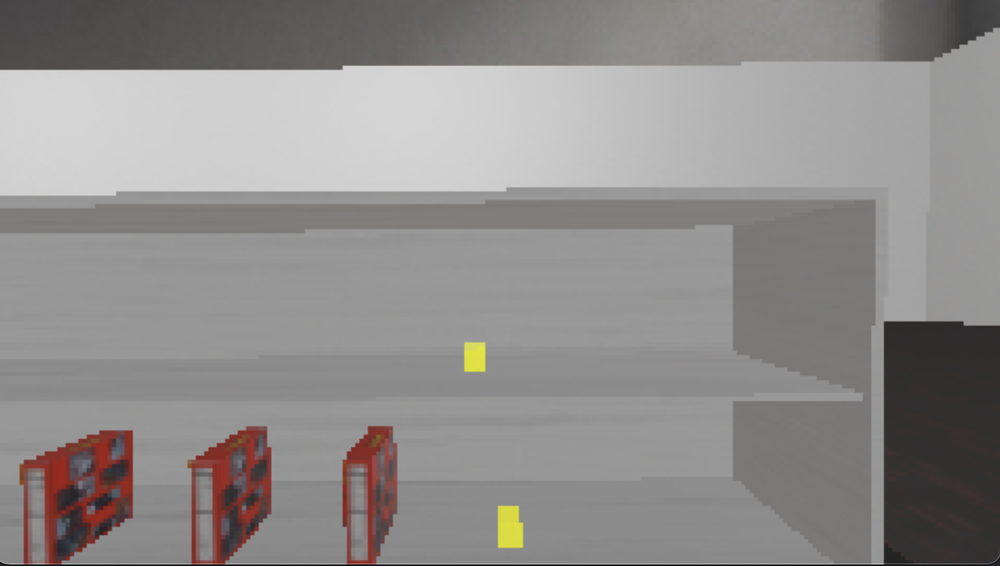
#> input picture controllers/grocery_shopper/fixedImages/shelf.png, 1000 x 566 px, shrunk from 1430 x 810 before the run; its folder holds 4 pictures in this run
$ python extract_alpha.py
#> lines starting #> are read from the running program, lines starting #| are printed output that depends on the picture; after the words box and inside, x2 and y2 are one past the last pixel; in counts of white or black regions, pixels touching at a corner belong together
import cv2
import numpy as np
import os
import glob

def extract_yellow_alpha(image_path):
    """Loads an image, extracts bright yellow areas, and saves the alpha mask."""
    # Define the bright yellow color range in HSV
    # Using the range from vision.py: {'lower1': np.array([20, 140, 140]), 'upper1': np.array([35, 255, 255])}
    lower_yellow = np.array([20, 140, 140])
    upper_yellow = np.array([35, 255, 255])

    # Load the image
    img = cv2.imread(image_path)
#> img is the input picture: shape (566, 1000, 3); mean B, G, R 140.1, 141.1, 144
    if img is None:
        print(f"Error: Could not load image {image_path}")
        return

    # Convert the image from BGR to HSV
    hsv = cv2.cvtColor(img, cv2.COLOR_BGR2HSV)
#> hsv: shape (566, 1000, 3); mean H, S, V 15.3, 8.8, 144

    # Create a mask for the yellow color
    mask = cv2.inRange(hsv, lower_yellow, upper_yellow)
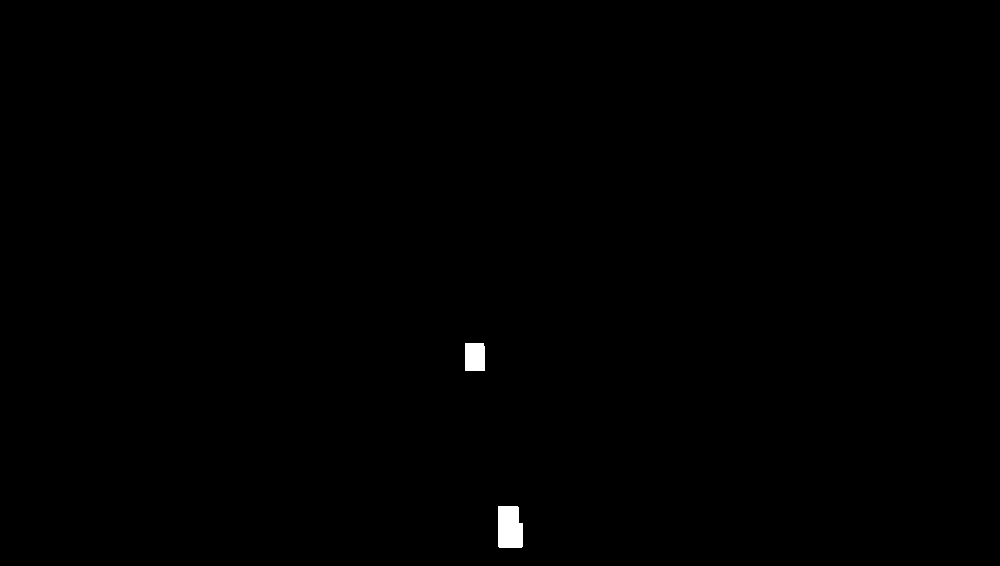
#> mask: shape (566, 1000); 0.27% white; 2 white regions, box (x1, y1, x2, y2) and area: (498, 506, 523, 548) 979, (465, 343, 485, 371) 557

    # Generate the output filename
    directory = os.path.dirname(image_path)
    base_name = os.path.basename(image_path)
    name, ext = os.path.splitext(base_name)
    output_filename = os.path.join(directory, f"{name}_alpha{ext}")

    # Save the alpha mask
    cv2.imwrite(output_filename, mask)
    print(f"Saved alpha mask to {output_filename}")

if __name__ == "__main__":
    # Get the directory where the script is located
    script_dir = os.path.dirname(os.path.abspath(__file__))

    # Find all shelf*.png images in the script's directory
    image_pattern = os.path.join(script_dir, "shelf*.png")
    image_paths = glob.glob(image_pattern)

    if not image_paths:
        print(f"No images matching '{image_pattern}' found.")
    else:
        print(f"Found images: {image_paths}")
        for img_path in image_paths:
            # Exclude any previously generated alpha masks
            if "_alpha" not in img_path:
                extract_yellow_alpha(img_path)
#> pass 2 of the loop `for img_path in image_paths:`:
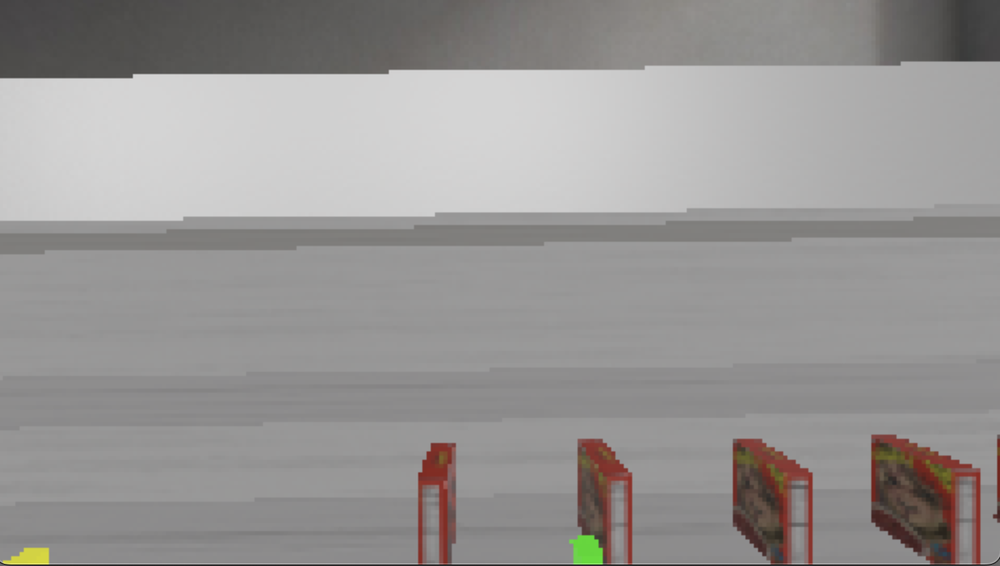
#> input picture controllers/grocery_shopper/fixedImages/shelf2.png, 1000 x 566 px, shrunk from 1430 x 810 before the run
#> in extract_yellow_alpha, img is the input picture: shape (566, 1000, 3); mean B, G, R 148.7, 149.8, 152
#> hsv: shape (566, 1000, 3); mean H, S, V 15.1, 7.7, 152.2
#> in extract_yellow_alpha (call 2), `mask = cv2.inRange(hsv, lower_yellow, upper_yellow)`:
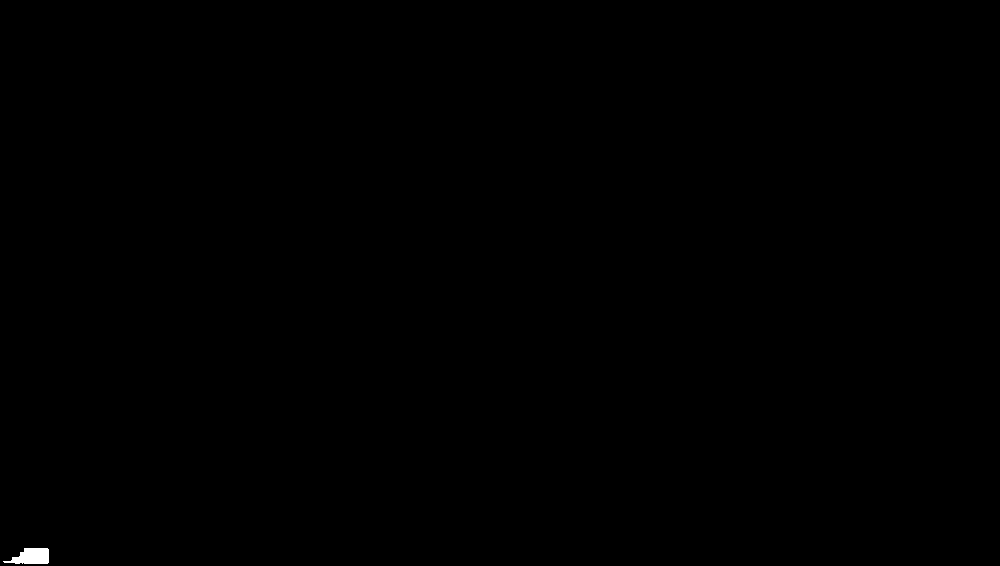
#> mask: shape (566, 1000); 0.09% white; 1 white region, box (x1, y1, x2, y2) and area: (3, 548, 49, 564) 515
